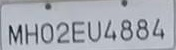
#> input picture plate_crop.jpg, 176 x 50 px
$ python -i ocr.py   (imports and definitions only)
#> lines starting #> are read from the running program, lines starting #| are printed output that depends on the picture; after the words box and inside, x2 and y2 are one past the last pixel; in counts of white or black regions, pixels touching at a corner belong together
#> further down, picture is the input picture: shape (50, 176, 3); mean B, G, R 180.7, 172.2, 168.7
# src/ocr/ocr.py
import easyocr
import cv2
import numpy as np
import re

# Initialize EasyOCR once
# [1 line that did not run here, left out]

def preprocess_plate(img):
    """
    img: BGR numpy array (crop)
    returns list of candidate preprocessed images (grayscale) to try OCR on.
    """
    gray = cv2.cvtColor(img, cv2.COLOR_BGR2GRAY)

    # 1) basic resized gray
    h, w = gray.shape
#> h = 50; w = 176
    scale = 2.5 if max(h,w) < 150 else 1.6
#> scale = 1.6
    small = cv2.resize(gray, (int(w*scale), int(h*scale)), interpolation=cv2.INTER_CUBIC)
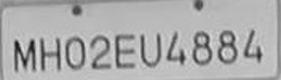
#> small: shape (80, 281); min 18, max 226, mean 172.2

    # 2) denoised
    den = cv2.bilateralFilter(small, 9, 75, 75)
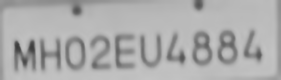
#> den: shape (80, 281); min 59, max 197, mean 172.6

    # 3) adaptive threshold (good for uneven lighting)
    th = cv2.adaptiveThreshold(den, 255, cv2.ADAPTIVE_THRESH_GAUSSIAN_C,
                                cv2.THRESH_BINARY, 15, 6)
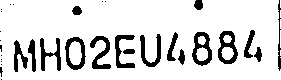
#> th: shape (80, 281); 85.6% white; 32 black regions (15 under 20 px), largest, box (x1, y1, x2, y2) and area: (192, 32, 212, 66) 337, (218, 31, 238, 64) 331, (90, 36, 111, 69) 307

    # 4) Otsu after Gaussian blur
    blur = cv2.GaussianBlur(small, (3,3), 0)
    _, otsu = cv2.threshold(blur, 0, 255, cv2.THRESH_BINARY + cv2.THRESH_OTSU)
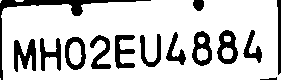
#> otsu: shape (80, 281); 79.7% white; 14 black regions, largest, box (x1, y1, x2, y2) and area: (0, 0, 151, 80) 861, (14, 39, 36, 72) 439, (217, 30, 238, 64) 392

    # 5) morphological to remove small noise
    kernel = cv2.getStructuringElement(cv2.MORPH_RECT, (3,3))
    morph = cv2.morphologyEx(otsu, cv2.MORPH_OPEN, kernel)
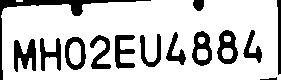
#> morph: shape (80, 281); 79.5% white; 14 black regions, largest, box (x1, y1, x2, y2) and area: (0, 0, 151, 80) 873, (14, 39, 36, 72) 454, (217, 30, 238, 64) 394

    # return candidates (order = prioritized)
    return [small, den, th, morph, otsu]

# [47 lines left out: functions ocr_on_image, extract_text_from_crop, not called in this run]

import re

# [69 lines left out: functions clean_plate_text, format_plate, not called in this run]

>>> import cv2
>>> picture = cv2.imread('../../plate_crop.jpg')
>>> result = preprocess_plate(picture)
#> result = 5 items
